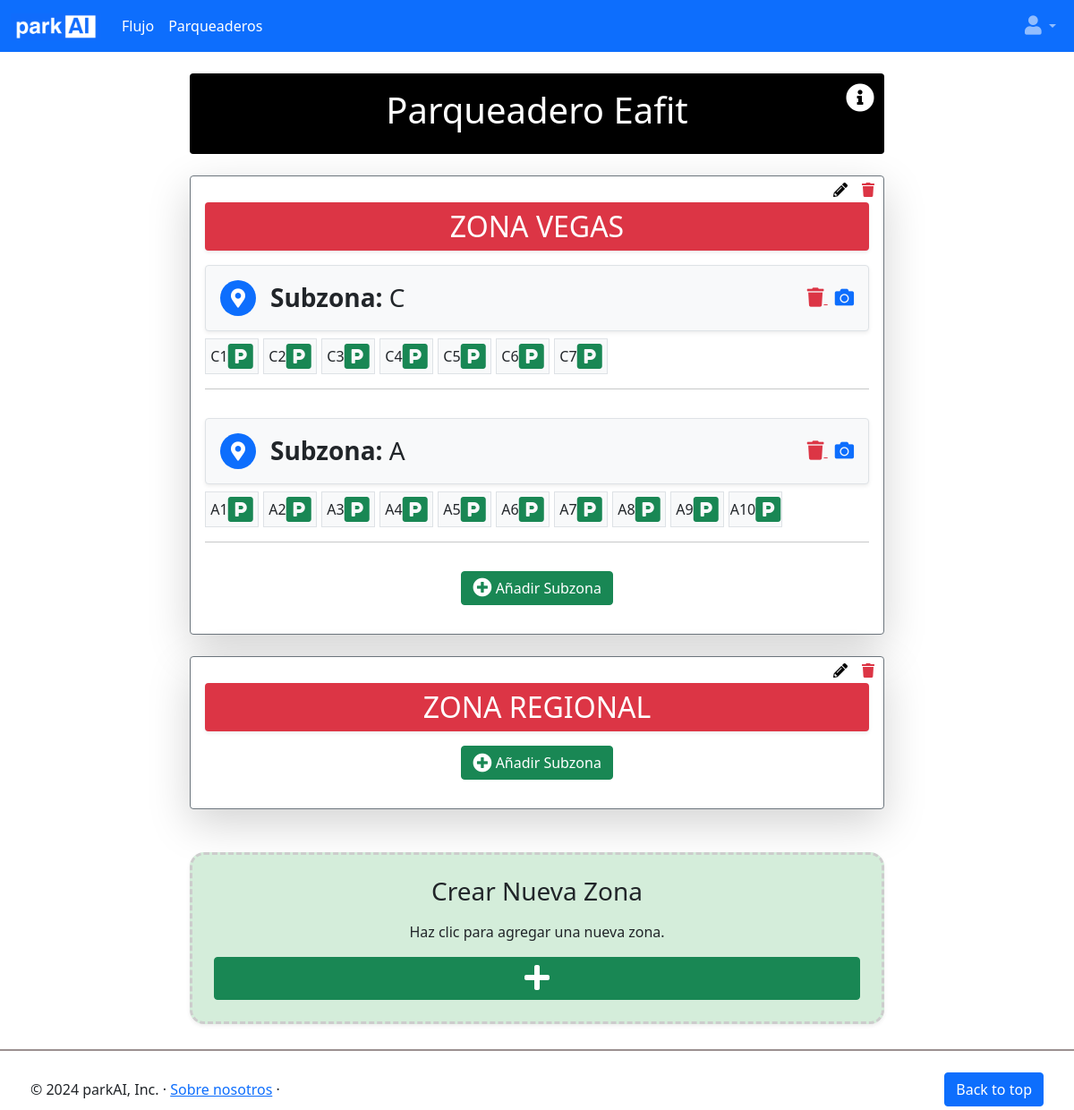
The app's page /parkingadmin/parking_management/7/ with its own data.
### parkingadmin/models.py (models this page shows)
class Parqueadero(models.Model):
    OPCIONES_ESTADO_PARQUEADERO = [
        ('Activo', 'Activo'),
        ('Inactivo', 'Inactivo'),]
    prq_id = models.AutoField(primary_key=True)
    prq_nombre = models.CharField(max_length=40)
    prq_estado = models.CharField(max_length=15, choices=OPCIONES_ESTADO_PARQUEADERO, default='Activo')
    prq_precio_dia = models.DecimalField(max_digits=10, decimal_places=2, null=True, blank=True)
    prq_precio_hora = models.DecimalField(max_digits=10, decimal_places=2, null=True, blank=True)
    prq_organizacion_id = models.ForeignKey(Organizacion, on_delete=models.CASCADE, default=None)
    prq_direccion_parqueadero = models.CharField(max_length=300, default="")

class Zona(models.Model):
    zna_id = models.AutoField(primary_key=True)
    zna_parqueadero_id = models.ForeignKey(Parqueadero, on_delete=models.CASCADE, default=None)
    zna_nombre_zona = models.CharField(max_length=100, default="")

class Conjunto_celdas(models.Model):
    cnj_id = models.AutoField(primary_key=True)
    cnj_zona_id = models.ForeignKey(Zona, on_delete=models.CASCADE,default=None)
    cnj_nombre_conjunto = models.CharField(max_length=50, default="")

class Celda(models.Model):
    OPCIONES_ESTADO_CELDA = [
        ('Ocupado', 'Ocupado'),
        ('Desocupado', 'Desocupado'),
        ('No disponible','No disponible')]
    cld_id = models.AutoField(primary_key=True)
    cld_nombre_celda = models.CharField(max_length=40,default="") #Nombre de celda dentro del parqueadero
    cld_conjunto_celdas_id = models.ForeignKey(Conjunto_celdas, on_delete=models.CASCADE,default=None)
    cld_estado = models.CharField(max_length=20, choices=OPCIONES_ESTADO_CELDA, default='Desocupado')

### parkingadmin/views.py (the view)
# urls.py: path('parking_management/<int:parqueadero_id>/', views.informacion_parqueadero, name="informacion_parqueadero"),
def informacion_parqueadero(request,parqueadero_id):
    parqueadero = Parqueadero.objects.get(prq_id = parqueadero_id)
    zonas = Zona.objects.filter(zna_parqueadero_id = parqueadero)
    lista_zonas = []
    for zona in zonas:
        dic_zona = {
            'info_zona':zona,
            'conjunto_celdas':[]
        }
        conjunto_celdas = Conjunto_celdas.objects.filter(cnj_zona_id=zona)
        for cnj in conjunto_celdas:
            dic_cnj_celda = {
                'info_conjunto': cnj,
                'celdas':[]
            }
            celdas = Celda.objects.filter(cld_conjunto_celdas_id = cnj)
            for celda in celdas:
                dic_cnj_celda['celdas'].append({'info_celda':celda})
            dic_zona['conjunto_celdas'].append(dic_cnj_celda)
        lista_zonas.append(dic_zona)
    return render(request,'informacion_parqueadero.html',{'parqueadero': parqueadero, 'info_zonas': lista_zonas})

### parkingadmin/templates/informacion_parqueadero.html (shortened to what this page needs)
{% extends "base_home.html" %}
{% load static %}
{% block content %}
<div class="container-fluid">
    <div class="row justify-content-center mt-4">
        <div class="col-12 col-md-8 mb-4">
            <div class="card text-center bg-black text-white rounded position-relative">
                <div class="card-body">
                    <h1 class="card-title">{{ parqueadero.prq_nombre }}</h1>
                    <a href="#" data-bs-toggle="modal" data-bs-target="#infoModal" class="position-absolute" style="top: 10px; right: 10px;">
                        <i class="fa fa-info-circle fa-2x text-white"></i>
                    </a>
                </div>
            </div>
        </div>
        {% for zona_data in info_zonas %}
            <div class="col-12 col-md-8 mb-4">
                <div class="card p-3 position-relative bg-white border-secondary shadow-lg">
                    <div class="position-absolute" style="top: 3px; right: 40px;">
                        <a href="#" title="Editar Zona">
                            <i class="fa fa-pencil-alt fa-x text-black"></i>
                        </a>
                    </div>
                    <div class="position-absolute" style="top: 3px; right: 10px;">
                        <a href="{% url 'eliminar_zona' zona_data.info_zona.zna_id %}" title="Eliminar Zona">
                            <i class="fa fa-trash fa-x text-danger"></i>
                        </a>
                    </div>
                    <div class="bg-danger text-white text-center p-2 rounded shadow-sm" style="margin-top: 13px;">
                        <h2 class="text-uppercase m-0">{{ zona_data.info_zona.zna_nombre_zona }}</h2>
                    </div>
                    {% for conjunto_data in zona_data.conjunto_celdas %}
                    <div class="mt-3 p-3 border rounded bg-light shadow-sm d-flex align-items-center justify-content-between">
                        <div class="d-flex align-items-center">
                            <div class="bg-primary text-white p-2 rounded-circle d-flex justify-content-center align-items-center" style="width: 40px; height: 40px;">
                                <i class="fa fa-map-marker-alt fa-lg"></i>
                            </div>
                            <h3 class="m-0 ms-3 text-dark">
                                <strong>Subzona:</strong> {{ conjunto_data.info_conjunto.cnj_nombre_conjunto }}
                            </h3>
                        </div>
                        <div>
                            <a href="{% url 'eliminar_conjunto_celdas' conjunto_data.info_conjunto.cnj_id %}" class="text-danger me-2" title="Eliminar Subzona">
                                <i class="fa fa-trash fa-lg"></i>
                            </a>
                            <a href="#" class="text-primary" title="Ingresar imagen subzona">
                                <i class="fa fa-camera fa-lg" aria-hidden="true"></i>
                            </a>
                        </div>
                    </div>
                    <div class="d-flex flex-wrap mt-2" style="gap: 5px;">
                        {% for celda_data in conjunto_data.celdas %}
                            <div style="padding: 0; margin: 0;">
                                <div class="d-flex align-items-center justify-content-center border bg-light" style="height: 40px; width: 60px;">
                                    <span class="text-center">{{ celda_data.info_celda.cld_nombre_celda }}</span>
                                    {% if celda_data.info_celda.cld_estado == "Ocupado" %}
                                        <i class="fa fa-parking fa-2x text-danger" aria-hidden="true"></i>
                                    {% elif celda_data.info_celda.cld_estado == "Desocupado" %}
                                        <i class="fa fa-parking fa-2x text-success" aria-hidden="true"></i>
                                    {% else %}
                                        <i class="fa fa-parking fa-2x text-primary" aria-hidden="true"></i>
                                    {% endif %}
                                </div>
                            </div>
                        {% endfor %}
                    </div>
                    <hr class="my-3">
                    {% endfor %}
                    <div class="text-center my-3">
                        <a href="{% url 'crear_conjunto_celdas' zona_data.info_zona.zna_id %}" class="btn btn-success">
                            <i class="fa fa-plus-circle fa-lg"></i> Añadir Subzona
                        </a>
                    </div>
                </div>
            </div>
        {% endfor %}
        <div class="col-12 col-md-8 mt-4">
            <div class="card text-center p-4 shadow-sm" style="border-radius: 1rem; background-color: #d4edda; border: 3px dashed #ccc;">
                <h3 class="mb-3">Crear Nueva Zona</h3>
                <p class="mb-3">Haz clic para agregar una nueva zona.</p>
                <a href="{% url 'crear_zona' parqueadero.prq_id %}" class="btn btn-success">
                    <i class="fa fa-plus fa-2x" aria-hidden="true"></i>
                </a>
            </div>
        </div>
    </div>
</div>
{% endblock content %}

### records on screen
Parqueadero: prq_nombre "Parqueadero Eafit"
Zona: info_zona.zna_nombre_zona "ZONA VEGAS"
Conjunto_celdas: info_conjunto.cnj_nombre_conjunto "C"
Celda: info_celda.cld_nombre_celda "C1", cld_estado "Desocupado" (drawn)
Celda: info_celda.cld_nombre_celda "C2", cld_estado "Desocupado" (drawn)
Celda: info_celda.cld_nombre_celda "C3", cld_estado "Desocupado" (drawn)
Celda: info_celda.cld_nombre_celda "C4", cld_estado "Desocupado" (drawn)
Celda: info_celda.cld_nombre_celda "C5", cld_estado "Desocupado" (drawn)
Celda: info_celda.cld_nombre_celda "C6", cld_estado "Desocupado" (drawn)
Celda: info_celda.cld_nombre_celda "C7", cld_estado "Desocupado" (drawn)
Conjunto_celdas: info_conjunto.cnj_nombre_conjunto "A"
Celda: info_celda.cld_nombre_celda "A1", cld_estado "Desocupado" (drawn)
Celda: info_celda.cld_nombre_celda "A2", cld_estado "Desocupado" (drawn)
Celda: info_celda.cld_nombre_celda "A3", cld_estado "Desocupado" (drawn)
Celda: info_celda.cld_nombre_celda "A4", cld_estado "Desocupado" (drawn)
Celda: info_celda.cld_nombre_celda "A5", cld_estado "Desocupado" (drawn)
Celda: info_celda.cld_nombre_celda "A6", cld_estado "Desocupado" (drawn)
Celda: info_celda.cld_nombre_celda "A7", cld_estado "Desocupado" (drawn)
Celda: info_celda.cld_nombre_celda "A8", cld_estado "Desocupado" (drawn)
Celda: info_celda.cld_nombre_celda "A9", cld_estado "Desocupado" (drawn)
Celda: info_celda.cld_nombre_celda "A10", cld_estado "Desocupado" (drawn)
Zona: info_zona.zna_nombre_zona "ZONA REGIONAL"
